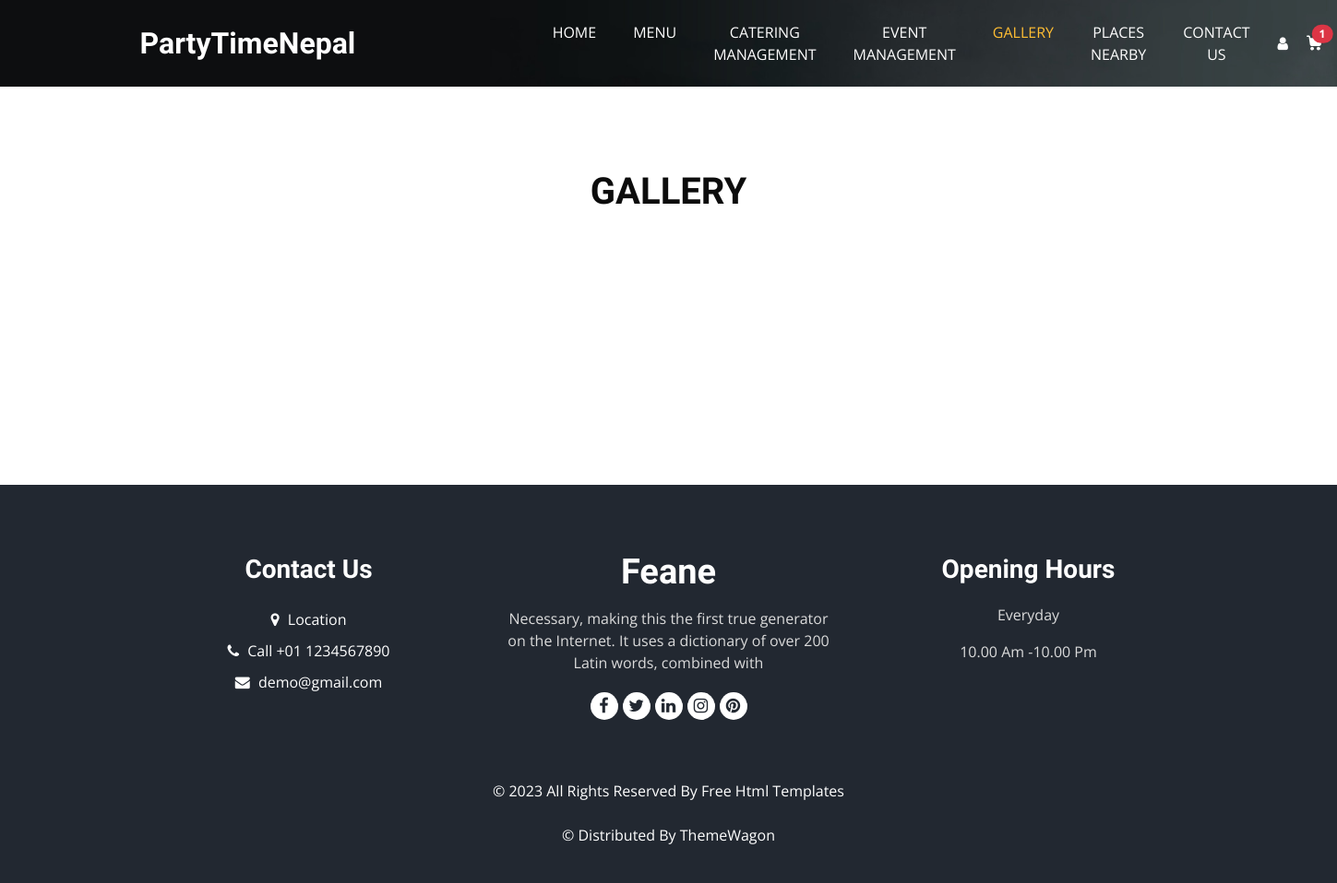
The app's page /gallery/, older data.
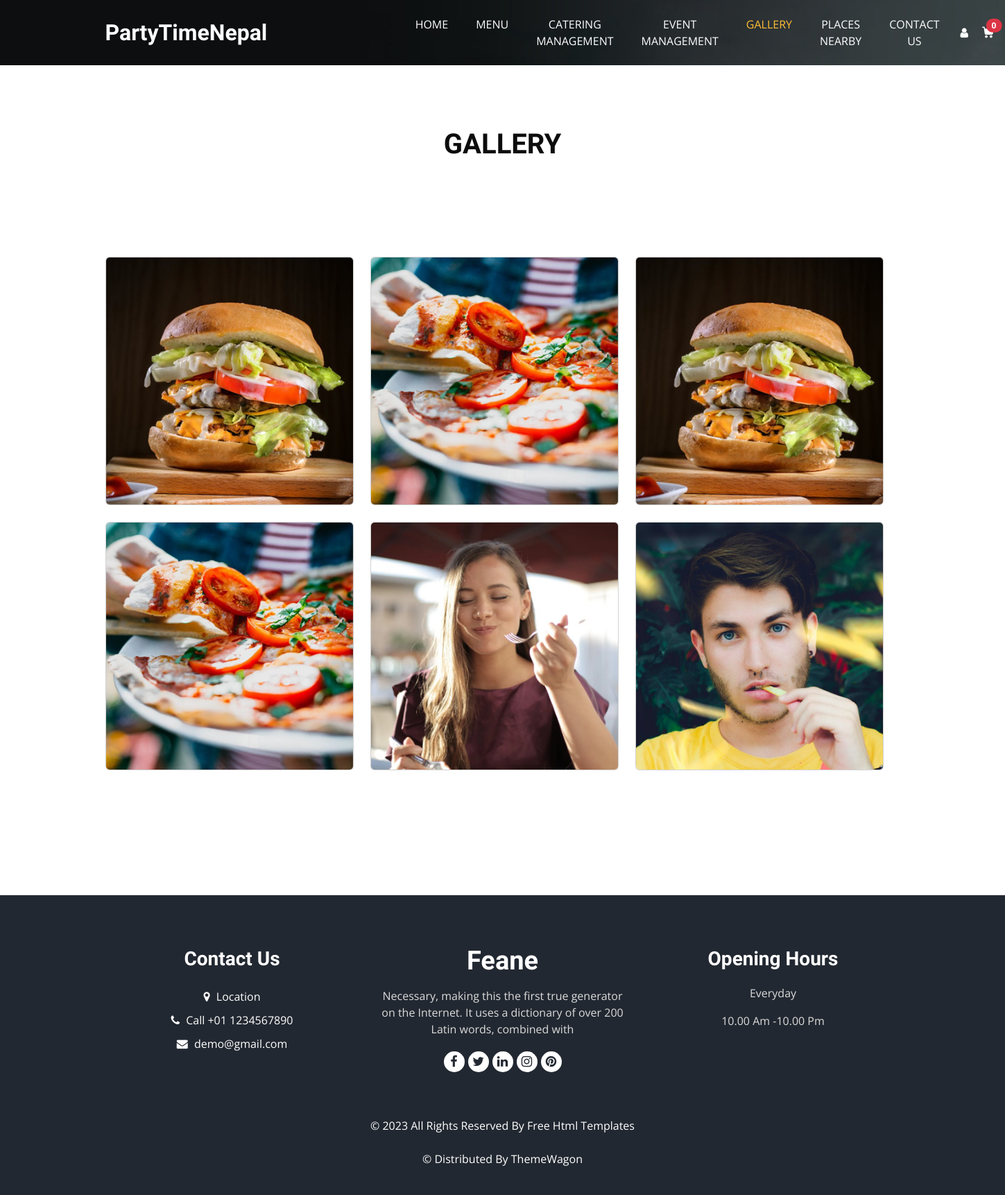
The same page, newer data.
### home/models.py (models this page shows, shortened)
class Gallery(models.Model):
    title = models.CharField(max_length=100, blank=True)
    image = models.ImageField(upload_to='media/gallery', blank=True)
    date_field = models.DateTimeField(auto_now_add=True, blank=True, null=True)

### home/views.py (the view)
# urls.py: path('gallery/', GalleryView.as_view(), name = 'gallery'),
class GalleryView(View):
    def get(self,request):
        username = request.user.username
        total_cart_item = 0
        total_cart_item = len(Cart.objects.filter(username=username))
        gallery = Gallery.objects.all()
        context = {
            'nbar':'gallery',
            'total_cart_item':total_cart_item,
            'gallery':gallery,
        }
        return render(request, 'gallery.html', context)

### home/templates/gallery.html (shortened to what this page needs)
{% extends "base.html" %}
{% load static %}
{% block content %}
<section class="layout_padding">
    <div class="container">
        <div class="heading_container heading_center">
            <h2>
                GALLERY
            </h2>
        </div>
        <div class="row layout_padding">
            <div class="row row-cols-1 row-cols-md-2 g-4">
                {% for images in gallery %}
                <div class="col-md-4">
                    <div class="zoom card">
                        <img src="{{images.image.url}}" class="card-img" alt="...">
                    </div>
                </div>
                {% endfor %}
            </div>
        </div>
    </div>
</section>
{% endblock %}

### home/templates/base.html (shortened to what this page needs)
<!DOCTYPE html>
{% load static %}
<html>
<head>
  <link rel="stylesheet" type="text/css" href="{% static 'css/bootstrap.css' %}" />
  <link href="https://cdn.jsdelivr.net/npm/bootstrap@5.3.0-alpha3/dist/css/bootstrap.min.css" rel="stylesheet">
  <link rel="stylesheet" type="text/css" href="https://cdnjs.cloudflare.com/ajax/libs/OwlCarousel2/2.3.4/assets/owl.carousel.min.css" />
  <link rel="stylesheet" href="https://cdnjs.cloudflare.com/ajax/libs/jquery-nice-select/1.1.0/css/nice-select.min.css" />
  <link href="{% static 'css/font-awesome.min.css' %}" rel="stylesheet" />
  <link href="{% static 'css/style.css' %}" rel="stylesheet" />
  <link href="{% static 'css/responsive.css' %}" rel="stylesheet" />
</head>
<body class="sub_page">
  <div class="hero_area">
    <div class="bg-box">
      <img src="{% static 'images/hero-bg.jpg' %}" alt="">
    </div>
    <header class="header_section">
      <div class="container">
        <nav class="navbar navbar-expand-lg custom_nav-container ">
          <a class="navbar-brand" href="/">
            <span>
              PartyTimeNepal
            </span>
          </a>
          <div class="collapse navbar-collapse" id="navbarSupportedContent">
            <ul class="navbar-nav  mx-auto ">
              <li class="nav-item {% if nbar == 'home' %} active {% endif %}">
                <a class="nav-link" href="/">Home </a>
              </li>
              <li class="nav-item {% if nbar == 'menus' %} active {% endif %}">
                <a class="nav-link" href="{% url 'home:menus' %}">Menu</a>
              </li>
              <li class="nav-item {% if nbar == 'catering' %} active {% endif %}">
                <a class="nav-link" href="{% url 'home:catering' %}">Catering Management</a>
              </li>
              <li class="nav-item {% if nbar == 'eventMgmt' %} active {% endif %}">
                <a class="nav-link" href="{% url 'home:event-manage' %}">Event Management</a>
              </li>
              <li class="nav-item {% if nbar == 'gallery' %} active {% endif %}">
                <a class="nav-link" href="{% url 'home:gallery' %}">Gallery</a>
              </li>
              <li class="nav-item {% if nbar == 'placesNearby' %} active {% endif %}">
                <a class="nav-link" href="{% url 'home:places_nearby' %}">Places Nearby</a>
              </li>
              <li class="nav-item {% if nbar == 'contact-us' %} active {% endif %}">
                <a class="nav-link" href="{% url 'home:contact-us' %}">Contact Us</a>
              </li>
            </ul>
            <div class="user_option">
              {% if user.is_authenticated %}
              <a href="{% url 'home:logout-user' %}" class="user_link">
                <i class="fa fa-sign-out" aria-hidden="true"></i>
              </a>
              {% else %}
              <a href="" class="user_link" data-toggle= "modal" data-target= "#loginModalCenter">
                <i class="fa fa-user" aria-hidden="true"></i>
              </a>
              {% endif %}
              <a class="cart_link position-relative" href="{% url 'home:cart' %}">
                <span class="position-absolute top--3 start-100 translate-middle badge rounded-pill bg-danger">
                  {{total_cart_item}}
                </span>
              </a>
            </div>
          </div>
        </nav>
      </div>
    </header>
  </div>
    {% block content%}
        {% endblock %}
  <footer class="footer_section">
    <div class="container">
      <div class="row">
        <div class="col-md-4 footer-col">
          <div class="footer_contact">
            <h4>
              Contact Us
            </h4>
            <div class="contact_link_box">
              <a href="">
                <i class="fa fa-map-marker" aria-hidden="true"></i>
                <span>
                  Location
                </span>
              </a>
              <a href="">
                <i class="fa fa-phone" aria-hidden="true"></i>
                <span>
                  Call +01 1234567890
                </span>
              </a>
              <a href="">
                <i class="fa fa-envelope" aria-hidden="true"></i>
                <span>
                  demo@gmail.com
                </span>
              </a>
            </div>
          </div>
        </div>
        <div class="col-md-4 footer-col">
          <div class="footer_detail">
            <a href="" class="footer-logo">
              Feane
            </a>
            <p>
              Necessary, making this the first true generator on the Internet. It uses a dictionary of over 200 Latin words, combined with
            </p>
            <div class="footer_social">
              <a href="">
                <i class="fa fa-facebook" aria-hidden="true"></i>
              </a>
              <a href="">
                <i class="fa fa-twitter" aria-hidden="true"></i>
              </a>
              <a href="">
                <i class="fa fa-linkedin" aria-hidden="true"></i>
              </a>
              <a href="">
                <i class="fa fa-instagram" aria-hidden="true"></i>
              </a>
              <a href="">
                <i class="fa fa-pinterest" aria-hidden="true"></i>
              </a>
            </div>
          </div>
        </div>
        <div class="col-md-4 footer-col">
          <h4>
            Opening Hours
          </h4>
          <p>
            Everyday
          </p>
          <p>
            10.00 Am -10.00 Pm
          </p>
        </div>
      </div>
      <div class="footer-info">
        <p>
          &copy; <span id="displayYear"></span> All Rights Reserved By
          <a href="https://html.design/">Free Html Templates</a><br><br>
          &copy;  Distributed By
          <a href="https://themewagon.com/" target="_blank">ThemeWagon</a>
        </p>
      </div>
    </div>
  </footer>
</body>
</html>

### home/templates/login.html (shortened to what this page needs)
{% load static %}

### home/static/css/style.css (style rules this page uses)
body { font-family: "Open Sans", sans-serif; color: #0c0c0c; background-color: #ffffff; overflow-x: hidden; }
.layout_padding { padding: 90px 0; }
h1, h2 { font-family: 'Dancing Script', cursive; }
.heading_container { display: -webkit-box; display: -ms-flexbox; display: flex; -webkit-box-orient: vertical; -webkit-box-direction: normal; -ms-flex-direction: column; flex-direction: column; -webkit-box-align: start; -ms-flex-align: start; align-items: flex-start; }
.heading_container h2 { position: relative; margin-bottom: 0; font-size: 2.5rem; font-weight: bold; }
.heading_container.heading_center { -webkit-box-align: center; -ms-flex-align: center; align-items: center; text-align: center; }
a, a:hover, a:focus { text-decoration: none; }
.hero_area { position: relative; min-height: 100vh; display: -webkit-box; display: -ms-flexbox; display: flex; -webkit-box-orient: vertical; -webkit-box-direction: normal; -ms-flex-direction: column; flex-direction: column; }
.bg-box { position: absolute; top: 0; left: 0; width: 100%; height: 100%; }
.bg-box img { width: 100%; height: 100%; -o-object-fit: cover; object-fit: cover; }
.sub_page .hero_area { min-height: auto; }
.sub_page .hero_area .bg-box { position: absolute; top: 0; left: 0; width: 100%; height: 100%; }
.sub_page .hero_area .bg-box img { width: 100%; height: 100%; -o-object-fit: cover; object-fit: cover; -o-object-position: right top; object-position: right top; }
.header_section { padding: 15px 0; }
.navbar-brand { font-family: 'Dancing Script', cursive; }
.navbar-brand span { font-weight: bold; font-size: 32px; color: #ffffff; }
.custom_nav-container { padding: 0; }
.custom_nav-container .navbar-nav { padding-left: 18%; }
.custom_nav-container .navbar-nav .nav-item .nav-link { padding: 5px 20px; color: #ffffff; text-align: center; text-transform: uppercase; border-radius: 5px; -webkit-transition: all 0.3s; transition: all 0.3s; }
.custom_nav-container .navbar-nav .nav-item:hover .nav-link, .custom_nav-container .navbar-nav .nav-item.active .nav-link { color: #ffbe33; }
.user_option { display: -webkit-box; display: -ms-flexbox; display: flex; -webkit-box-align: center; -ms-flex-align: center; align-items: center; }
.user_option a { margin: 0 10px; }
.user_option .user_link { color: #ffffff; }
.user_option .cart_link { display: -webkit-box; display: -ms-flexbox; display: flex; -webkit-box-pack: center; -ms-flex-pack: center; justify-content: center; -webkit-box-align: center; -ms-flex-align: center; align-items: center; }
.user_option .cart_link svg { width: 17px; height: auto; fill: #ffffff; margin-bottom: 2px; }
.footer_section { background-color: #222831; color: #ffffff; padding: 75px 0 40px 0; text-align: center; }
.footer_section h4 { font-size: 28px; }
.footer_section h4, .footer_section .footer-logo { font-weight: 600; margin-bottom: 20px; font-family: 'Dancing Script', cursive; }
.footer_section p { color: #dbdbdb; }
.footer_section .footer-col { margin-bottom: 30px; }
.footer_section .footer_contact .contact_link_box { display: -webkit-box; display: -ms-flexbox; display: flex; -webkit-box-orient: vertical; -webkit-box-direction: normal; -ms-flex-direction: column; flex-direction: column; }
.footer_section .footer_contact .contact_link_box a { margin: 5px 0; color: #ffffff; }
.footer_section .footer_contact .contact_link_box a i { margin-right: 5px; }
.footer_section .footer-logo { display: block; font-weight: bold; font-size: 38px; line-height: 1; color: #ffffff; }
.footer_section .footer_social { display: -webkit-box; display: -ms-flexbox; display: flex; -webkit-box-pack: center; -ms-flex-pack: center; justify-content: center; margin-top: 20px; margin-bottom: 10px; }
.footer_section .footer_social a { display: -webkit-box; display: -ms-flexbox; display: flex; -webkit-box-pack: center; -ms-flex-pack: center; justify-content: center; -webkit-box-align: center; -ms-flex-align: center; align-items: center; color: #222831; width: 30px; height: 30px; border-radius: 100%; background-color: #ffffff; border-radius: 100%; margin: 0 2.5px; font-size: 18px; }
.footer_section .footer-info { text-align: center; margin-top: 25px; }
.footer_section .footer-info p { color: #ffffff; margin: 0; }
.footer_section .footer-info p a { color: inherit; }
.zoom { transition: transform .2s; width: auto; height: auto; }

### home/static/css/responsive.css (style rules this page uses)
@media (min-width: 1200px) { .container { max-width: 1170px; } }

Row changes from the older to the newer data that the page shows:
added Gallery: image (picture)
added Gallery: image (picture)
added Gallery: image (picture)
added Gallery: image (picture)
added Gallery: image (picture)
added Gallery: image (picture)
Text that changed along with them:
{{ total_cart_item }}: "1" → "0"
